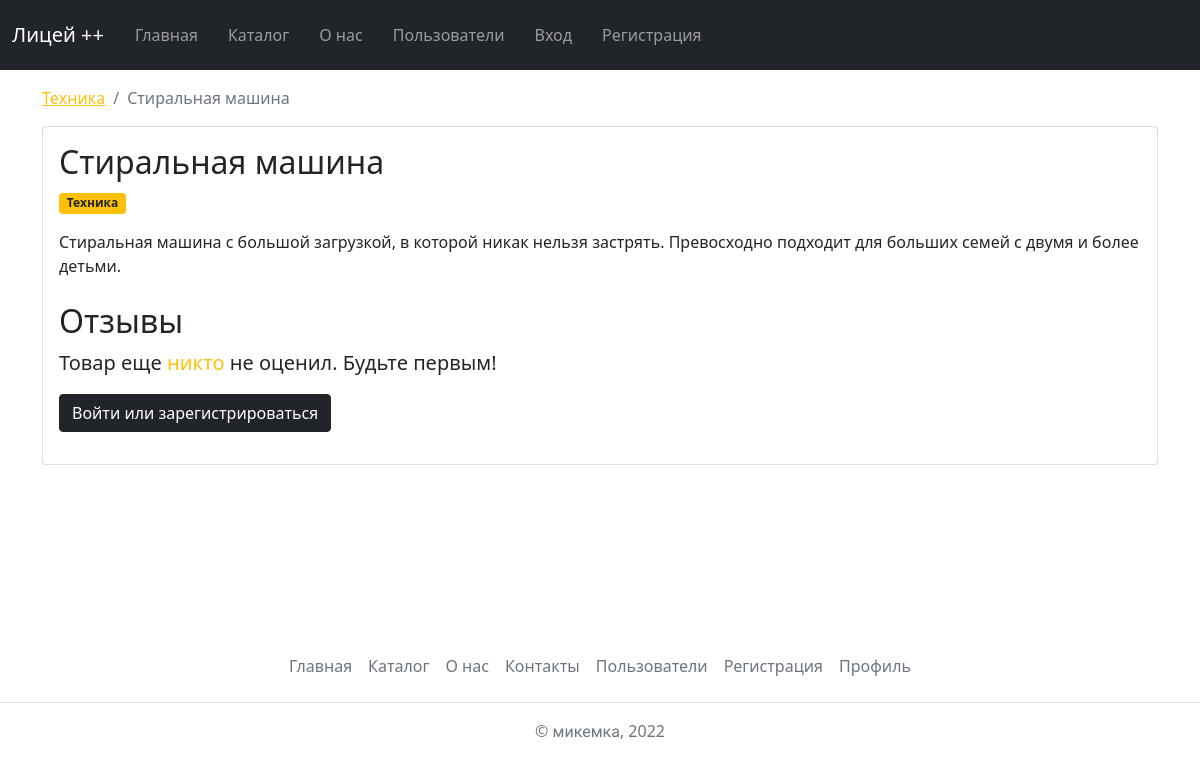
/catalog/4/, run on an earlier commit of the app's database.
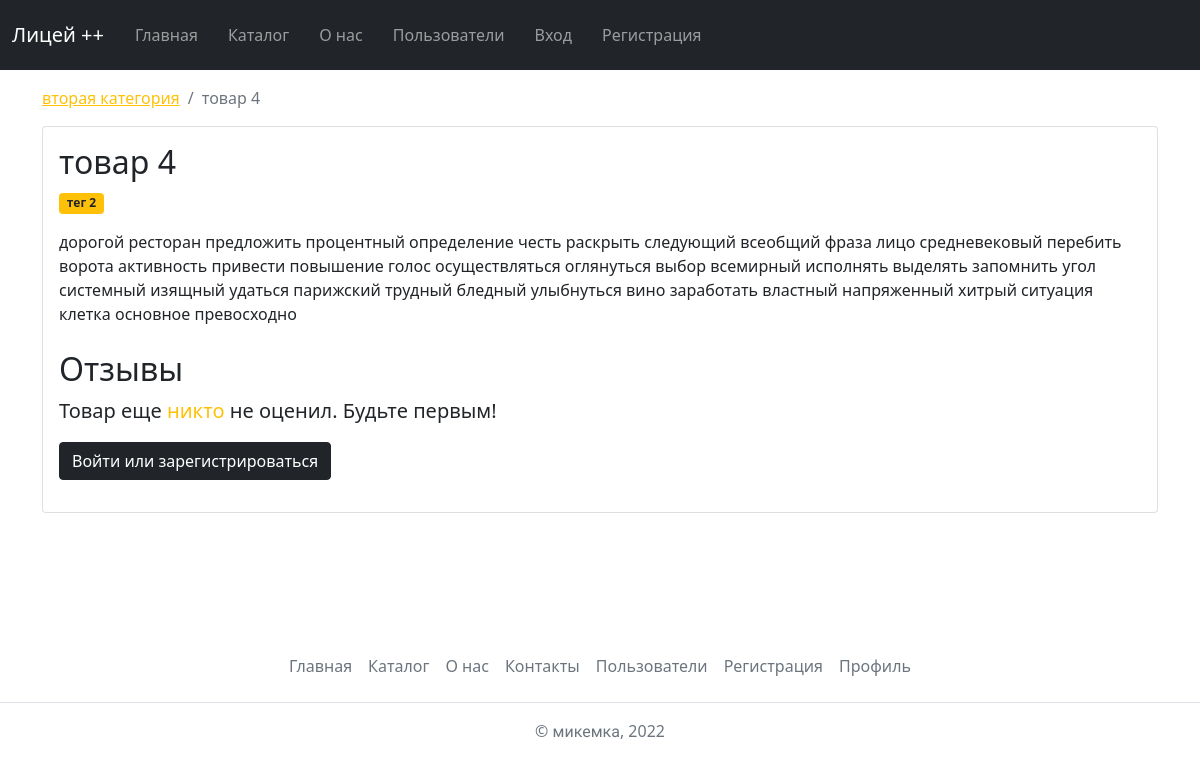
And on a later commit of the database.
### catalog/models.py (models this page shows, shortened)
class Item(Published):
    name = models.CharField(
        verbose_name='Название товара',
        max_length=150
    )
    text = models.TextField(
        verbose_name='Текст',
        help_text='Минимум два слова. Обязательно должно содержаться слово превосходно или роскошно', validators=(validate_required_words, validate_words_count)
    )
    tags = models.ManyToManyField(
        verbose_name='Теги',
        to='Tag',
        related_name='items'
    )
    category = models.ForeignKey(
        verbose_name='Категория',
        to='Category',
        related_name='items',
        on_delete=models.RESTRICT
    )
    objects = ItemManager()
    class Meta:
        verbose_name = 'товар'
        verbose_name_plural = 'товары'

class Category(Slug, Published, Name):
    weight = models.PositiveSmallIntegerField(
        verbose_name='Вес',
        default=100,
        validators=(validate_weight, )
    )
    objects = CategoryManager()
    class Meta:
        verbose_name = 'категория'
        verbose_name_plural = 'категории'

class Tag(Slug, Published, Name):
    objects = TagManager()
    def __str__(self) -> str:
        if self.name:
            return self.name
        return self.slug
    class Meta:
        verbose_name = 'тег'
        verbose_name_plural = 'теги'

### catalog/views.py (the view, shortened to what this page needs)
# urls.py: path('<int:pk>/', views.ItemDetail.as_view(), name='item_detail'),
class ItemDetail(View):
    def get(self, request, pk):
        item = get_object_or_404(
            Item.objects.published_item_and_tags(),
            pk=pk
        )
        user_star = '0'
        return render(request, 'catalog/item_detail.html', {
            'item': item,
            'variants': Rating.CHIOCES,
            'stars': item.ratings.exclude(star=0).aggregate(Avg('star'), Count('star')),
            'user_star': 5 - int(user_star),
        })

### catalog/models.py (called while the page is built)
    def published_tags(self):
        return self.filter(is_published=True)

    def published_item_and_tags(self):
        return self.filter(is_published=True).prefetch_related(
            Prefetch(
                'tags',
                queryset=Tag.objects.published_tags()
            )
        )

### templates/catalog/item_detail.html (shortened to what this page needs)
{% extends 'base.html' %}
{% block content %}
<div class="container mt-3">
    <ol class="breadcrumb">
        <li class="breadcrumb-item"><a href="{% url 'item_list' %}#{{ item.category.slug }}" class="text-warning">{{ item.category.name|default:item.category.slug }}</a></li>
        <li class="breadcrumb-item active" aria-current="page">{{ item.name }}</li>
    </ol>
    <div class="card">
        <div class="card-body">
            <h1 class="card-title h2">{{ item.name }}</h5>
            <p><span class="badge bg-warning text-dark">{{ item.tags.all|join:'</span> <span class="badge bg-warning text-dark">' }}</span></p>
            <p class="card-text">{{ item.text }}</p>
            <section class="mt-4">
                <h2>Отзывы</h2>
                <p class="lead">
                {% if stars.star__avg %}
                    {{ stars.star__avg }} <span class="text-warning">звезд</span> / <span class="text-warning">оценок</span> {{ stars.star__count }}
                {% else %}
                    Товар еще <span class="text-warning">никто</span> не оценил. Будьте первым!
                {% endif %}
                </p>
                {% if request.user.is_authenticated %}
                <div class="mt-4">
                    <h3 class="h2">Оценить</h3>
                    <form method="post">
                        {% csrf_token %}
                        {% for i in variants %}
                            <div class="form-check">
                                <input
                                    class="form-check-input"
                                    type="radio"
                                    name="rate"
                                    value="{{ i.0 }}"
                                    id="RadioRate{{ forloop.counter0 }}"
                                    {% if forloop.counter0 == user_star %}
                                        checked
                                    {% endif %}
                                >
                                <label class="form-check-label" for="RadioRate{{ forloop.counter0 }}">
                                    {{ i.1 }}
                                </label>
                            </div>
                        {% endfor %}
                        <button type="submit" class="btn btn-dark mt-2">Оценить</button>
                    </form>
                </div>
                {% else %}
                <article class="mb-3">
                    <a href="{% url 'signup' %}" class="btn btn-dark">Войти или зарегистрироваться</a>
                </article>
                {% endif %}
            </section>
        </div>
    </div>
</div>
{% endblock %}

What changed in the data, as far as the page shows it:
changed Item: category.name "Техника" → "вторая категория"; name "Стиральная машина" → "товар 4"; tags.all "Техника" → "тег 2"; text "Стиральная машина с большой загрузкой, в которой никак нельзя застрять. Превосходно подходит для больших семей с двумя и более детьми." → "дорогой ресторан предложить процентный определение честь раскрыть следующий всеобщий фраза лицо средневековый перебить ворота активность привести повышение голос осуществляться оглянуться выбор всемирный исполнять выделять запомнить угол системный изящный удаться парижский трудный бледный улыбнуться вино заработать властный напряженный хитрый ситуация клетка основное превосходно"
